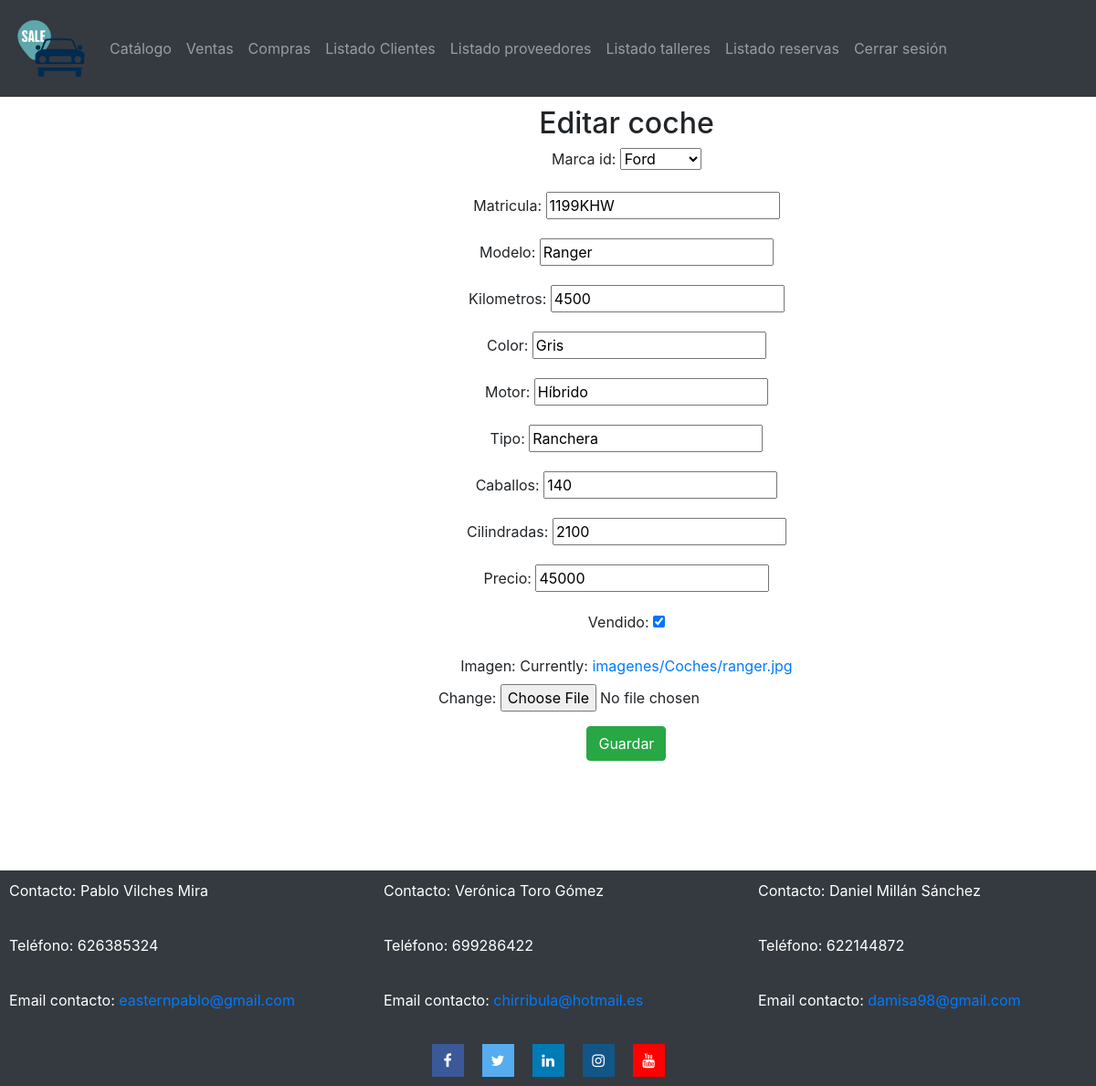
Page /editar/coche/3/ (signed in) on the committed database.
### catalogo/models.py (models this page shows, shortened)
class Coche(models.Model):
    coche_id = models.AutoField(primary_key=True)
    marca_id = models.ForeignKey('Marca', on_delete=models.CASCADE)
    matricula = models.CharField(max_length=7)
    modelo = models.CharField(max_length=50)
    kilometros = models.IntegerField(validators=[MinValueValidator(500)])
    color = models.CharField(max_length=50)
    motor = models.CharField(max_length=50) # Ej: Diesel, Gasolina, Electrico,...
    tipo = models.CharField(max_length=50)  # Ej: Turismo, Monovolumen, TodoTerreno,...
    caballos = models.IntegerField(validators=[MinValueValidator(60)])
    cilindradas = models.IntegerField()
    precio = models.IntegerField(validators=[MinValueValidator(1000)])
    vendido = models.BooleanField(default=False)
    imagen = models.ImageField(upload_to="imagenes/Coches/")

### catalogo/views.py (the view)
# urls.py: path("editar/coche/<coche_id>/", views.editar_coche, name="Editar coche - Concesionario"),
@login_required(login_url="/concesionario/login")
def editar_coche(request,coche_id):
    coche = Coche.objects.get(coche_id=coche_id)
    formEdit = FormEditarCoches(instance = coche)
    if request.POST:
        formEdit = FormEditarCoches(request.POST, instance = coche)
        if formEdit.is_valid:
            coche = formEdit.save(commit=False)
            coche.save()
            return redirect("/concesionario/marcas")
    return render(request, "editarCoche.html", {'form':formEdit})

### catalogo/forms.py
class FormEditarCoches(forms.ModelForm):
    class Meta:
        model = Coche
        fields = ['marca_id','matricula','modelo','kilometros','color','motor','tipo','caballos','cilindradas','precio','vendido','imagen']

### catalogo/models.py (called while the page is built)
    def __str__(self):
        return f"{self.nombre}"

### catalogo/templates/editarCoche.html (shortened to what this page needs)
{% extends "base.html" %}
{% block content %}
<div class="formulario">
    <h2>Editar coche</h2>
    <form action="." method="POST" enctype="multipart/form-data" class="formulario_registro">
        <div class="form-group">
            {{ form.as_p }}
        </div>
        <input type="submit" class="btn btn-success" value="Guardar" class="boton_registro">
    </form>
</div>
{% endblock %}

### catalogo/static/css/estilos.css (style rules this page uses)
.formulario { display: block; text-align: center; margin-left: 40%; }

### rows in the picture
Coche: marca_id "Ford", matricula "1199KHW", modelo "Ranger", kilometros "4500", color "Gris", motor "Híbrido", tipo "Ranchera", caballos "140", cilindradas "2100", precio "45000", vendido "☑"
